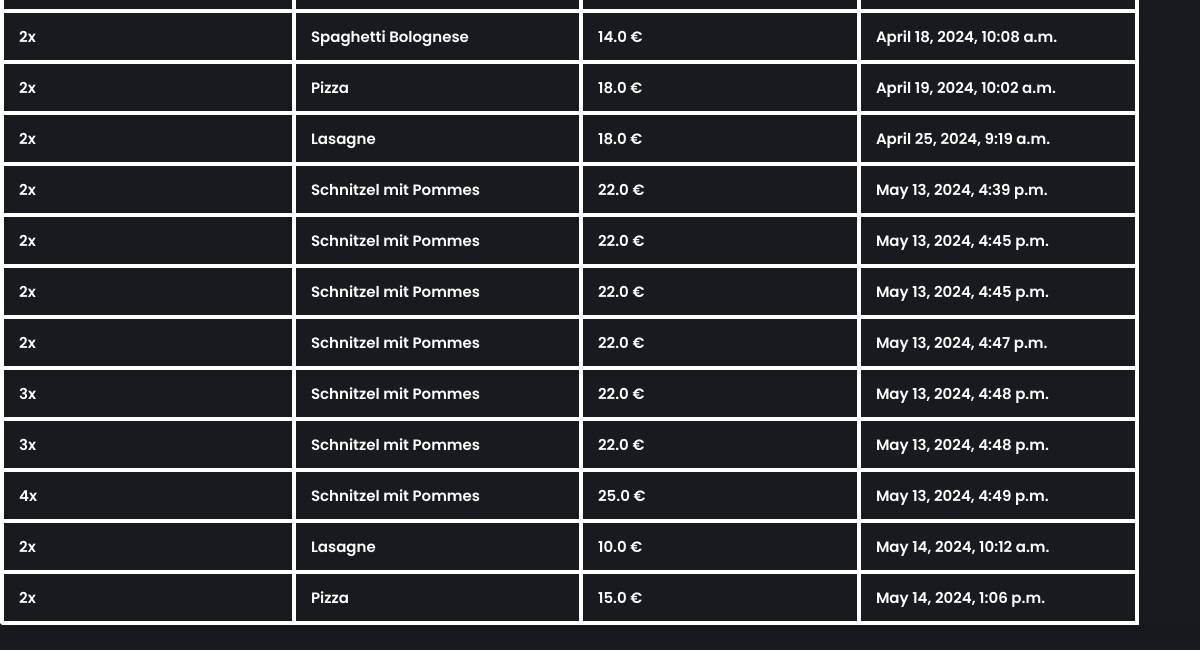
The app's page /purchases/ (signed in, lower part), older data.
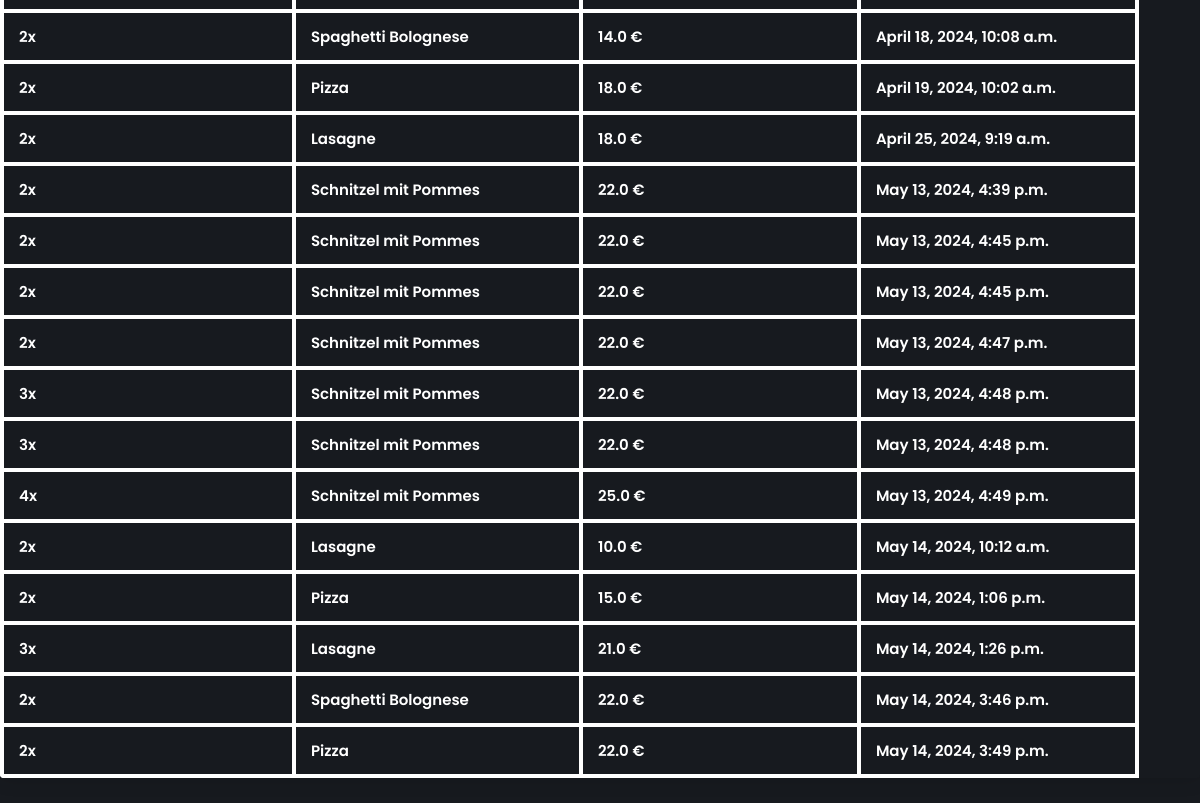
The same page, newer data.
### restaurant/models.py (models this page shows, shortened)
class Purchase(models.Model):
    item_amount = models.IntegerField(default=0, blank=False)
    item_name = models.ForeignKey(MenuItem, on_delete=models.SET_NULL, null=True, blank=False)
    pre_delete_item_name = models.CharField(max_length=100, default="-")
    price = models.FloatField(default=0, null=True, blank=False)
    purchase_time = models.DateTimeField()

class MenuItem(models.Model):
    menu_name = models.CharField(max_length=100, blank=False)
    menu_price = models.FloatField(default=0, blank=False)
    menu_ingredients = models.JSONField(default=0, null=True, blank=False)
    def __str__(self):
        return self.menu_name

### restaurant/views.py (the view)
# urls.py: path('purchases/', views.PurchaseList.as_view(), name='purchases'),
class PurchaseList(LoginRequiredMixin, TemplateView):
    template_name = "purchase_table.html"
    def get_context_data(self, **kwargs: Any) -> dict[str, Any]:
        context = super().get_context_data(**kwargs)
        purchases = Purchase.objects.all()
        context["data"] = purchases
        context["columns"] = ["Amount", "Menu", "Price", "Time"]
        return context

### templates/purchase_table.html (shortened to what this page needs)
{% extends 'base.html' %}
{% load static %}
{% block content %}
<div class="table--wrapper">
    <div class="table--container">
        <table class="content-table">
            <tbody>
                {% for purchase in data %}
                <tr class="clickable-row" data-href="{% url 'purchase_update' purchase.id %}">
                    <td>{{ purchase.item_amount }}x</td>
                    {% if purchase.item_name != None %}
                    <td>{{ purchase.item_name }}</td>
                    {% else %}
                    <td>{{ purchase.pre_delete_item_name }}</td>
                    {% endif %}
                    <td>{{ purchase.price }} €</td>
                    <td>{{ purchase.purchase_time }}</td>
                </tr>
                {% empty %}
                <h1>No Menu Items Yet</h1>
                {% endfor %}
            </tbody>
        </table>
    </div>
</div>
{% endblock %}

Row changes from the older to the newer data that the page shows:
added Purchase: item_amount "3", item_name "Lasagne", price "21.0", purchase_time "May 14, 2024, 1:26 p.m."
added Purchase: item_amount "2", item_name "Spaghetti Bolognese", price "22.0", purchase_time "May 14, 2024, 3:46 p.m."
added Purchase: item_amount "2", item_name "Pizza", price "22.0", purchase_time "May 14, 2024, 3:49 p.m."
